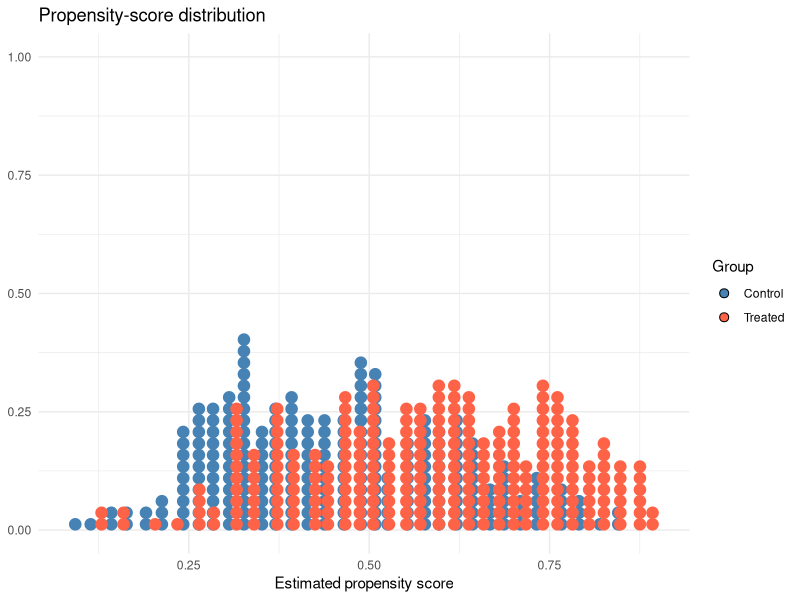
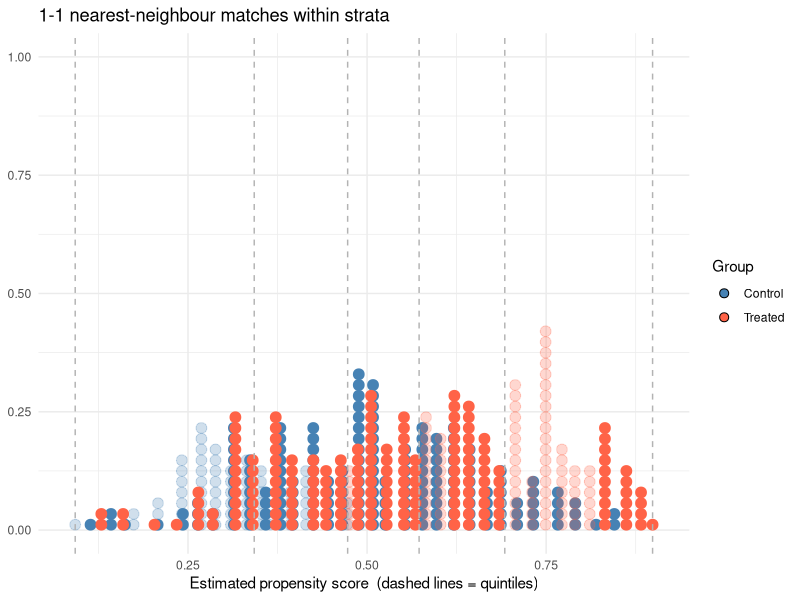

Generate these figures, in order, with R:
# Propensity-score matching demo  ──────────────────────────────────────────────
# Simulates data, estimates scores, does 1-1 matching within quintile strata,
# then visualises which units were kept (alpha) vs. dropped (faded).
# -----------------------------------------------------------------------------
library(tidyverse)      # dplyr + ggplot2
library(MatchIt)        # matching routines
set.seed(14850)

# 1. Simulate data -------------------------------------------------------------
n  <- 500
dat <- tibble(
    id    = 1:n,
    x1    = rnorm(n),            # continuous
    x2    = rbinom(n, 1, .4),    # binary
    x3    = runif(n, -1, 1)      # unobserved – drives hidden bias
) |>
    mutate(
        true_ps   = plogis(-0.5 + .8*x1 + 1.2*x2 - .9*x3),
        treat     = rbinom(n, 1, true_ps),
        pscore_hat = predict(glm(treat ~ x1 + x2, family = binomial), type = "response")
    )

# 2. Quick look: score distribution by treatment -------------------------------
ggplot(dat, aes(pscore_hat, fill = factor(treat), colour = factor(treat))) +
    geom_dotplot(binaxis = "x", stackdir = "up", binwidth = .02, dotsize = .8) +
    scale_fill_manual(values = c("steelblue", "tomato"), labels = c("Control", "Treated")) +
    scale_colour_manual(values = c("steelblue", "tomato"), guide = "none") +
    labs(x = "Estimated propensity score", y = NULL, fill = "Group",
         title = "Propensity-score distribution") +
    theme_minimal()

# 3. Five equal-frequency strata & exact 1-1 matching -------------------------
cuts        <- quantile(dat$pscore_hat, probs = 0:5/5)
dat$stratum <- cut(dat$pscore_hat, breaks = cuts, include.lowest = TRUE)

m.out <- matchit(treat ~ x1 + x2,
                 data  = dat,
                 method = "nearest",
                 ratio  = 1,
                 exact  = ~ stratum)

# Flag who was actually matched (kept) -----------------------------------------
mm                <- m.out$match.matrix        # rows = treated units
dat$matched       <- FALSE
treated_rows      <- as.numeric(rownames(mm))
control_rows      <- as.numeric(mm)
dat$matched[treated_rows[!is.na(control_rows)]] <- TRUE
dat$matched[control_rows[!is.na(control_rows)]] <- TRUE

# 4. Final plot: colour = treatment, alpha = matched, strata lines -------------
ggplot(dat, aes(pscore_hat,
                fill   = factor(treat),
                colour = factor(treat),
                alpha  = matched)) +
    geom_dotplot(binaxis = "x", stackdir = "up", binwidth = .02, dotsize = .75) +
    geom_vline(xintercept = cuts, linetype = "dashed", colour = "grey70") +
    scale_fill_manual(values = c("steelblue", "tomato"),
                      labels = c("Control", "Treated"),
                      name   = "Group") +
    scale_colour_manual(values = c("steelblue", "tomato"), guide = "none") +
    scale_alpha_manual(values = c(`TRUE` = 1, `FALSE` = .25), guide = "none") +
    labs(x = "Estimated propensity score  (dashed lines = quintiles)",
         y = NULL,
         title = "1-1 nearest-neighbour matches within strata") +
    theme_minimal()
